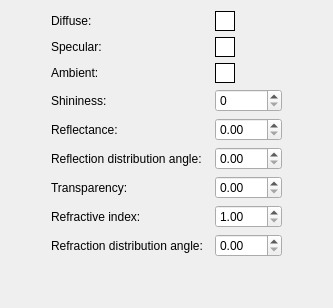
                  <widget class="QWidget" name="tab_5">
                   <attribute name="title">
                    <string>Tab 1</string>
                   </attribute>
                   <layout class="QVBoxLayout" name="verticalLayout_9">
                    <item>
                     <layout class="QGridLayout" name="gridLayout">
                      <property name="horizontalSpacing">
                       <number>12</number>
                      </property>
                      <item row="4" column="1">
                       <widget class="QLabel" name="label_21">
                        <property name="sizePolicy">
                         <sizepolicy hsizetype="Maximum" vsizetype="Preferred">
                          <horstretch>0</horstretch>
                          <verstretch>0</verstretch>
                         </sizepolicy>
                        </property>
                        <property name="text">
                         <string>Reflectance:</string>
                        </property>
                       </widget>
                      </item>
                      <item row="1" column="1">
                       <widget class="QLabel" name="label_18">
                        <property name="sizePolicy">
                         <sizepolicy hsizetype="Maximum" vsizetype="Preferred">
                          <horstretch>0</horstretch>
                          <verstretch>0</verstretch>
                         </sizepolicy>
                        </property>
                        <property name="text">
                         <string>Specular:</string>
                        </property>
                       </widget>
                      </item>
                      <item row="5" column="1">
                       <widget class="QLabel" name="label_22">
                        <property name="sizePolicy">
                         <sizepolicy hsizetype="Maximum" vsizetype="Preferred">
                          <horstretch>0</horstretch>
                          <verstretch>0</verstretch>
                         </sizepolicy>
                        </property>
                        <property name="text">
                         <string>Reflection distribution angle:</string>
                        </property>
                       </widget>
                      </item>
                      <item row="7" column="1">
                       <widget class="QLabel" name="label_24">
                        <property name="sizePolicy">
                         <sizepolicy hsizetype="Maximum" vsizetype="Preferred">
                          <horstretch>0</horstretch>
                          <verstretch>0</verstretch>
                         </sizepolicy>
                        </property>
                        <property name="text">
                         <string>Refractive index:</string>
                        </property>
                       </widget>
                      </item>
                      <item row="6" column="1">
                       <widget class="QLabel" name="label_23">
                        <property name="sizePolicy">
                         <sizepolicy hsizetype="Maximum" vsizetype="Preferred">
                          <horstretch>0</horstretch>
                          <verstretch>0</verstretch>
                         </sizepolicy>
                        </property>
                        <property name="text">
                         <string>Transparency:</string>
                        </property>
                       </widget>
                      </item>
                      <item row="0" column="1">
                       <widget class="QLabel" name="label_17">
                        <property name="sizePolicy">
                         <sizepolicy hsizetype="Maximum" vsizetype="Preferred">
                          <horstretch>0</horstretch>
                          <verstretch>0</verstretch>
                         </sizepolicy>
                        </property>
                        <property name="text">
                         <string>Diffuse:</string>
                        </property>
                       </widget>
                      </item>
                      <item row="0" column="2">
                       <widget class="QPushButton" name="btnMatColorDiffuse">
                        <property name="sizePolicy">
                         <sizepolicy hsizetype="Expanding" vsizetype="Fixed">
                          <horstretch>0</horstretch>
                          <verstretch>0</verstretch>
                         </sizepolicy>
                        </property>
                        <property name="minimumSize">
                         <size>
                          <width>20</width>
                          <height>20</height>
                         </size>
                        </property>
                        <property name="maximumSize">
                         <size>
                          <width>20</width>
                          <height>20</height>
                         </size>
                        </property>
                        <property name="styleSheet">
                         <string notr="true">border: 1px solid black; 
background-color: #FFFFFF</string>
                        </property>
                        <property name="text">
                         <string/>
                        </property>
                       </widget>
                      </item>
                      <item row="3" column="1">
                       <widget class="QLabel" name="label_20">
                        <property name="sizePolicy">
                         <sizepolicy hsizetype="Maximum" vsizetype="Preferred">
                          <horstretch>0</horstretch>
                          <verstretch>0</verstretch>
                         </sizepolicy>
                        </property>
                        <property name="text">
                         <string>Shininess:</string>
                        </property>
                       </widget>
                      </item>
                      <item row="7" column="2">
                       <widget class="QDoubleSpinBox" name="sbMatRefIndex">
                        <property name="sizePolicy">
                         <sizepolicy hsizetype="Expanding" vsizetype="Fixed">
                          <horstretch>0</horstretch>
                          <verstretch>0</verstretch>
                         </sizepolicy>
                        </property>
                        <property name="minimum">
                         <double>1.000000000000000</double>
                        </property>
                        <property name="maximum">
                         <double>3.000000000000000</double>
                        </property>
                        <property name="singleStep">
                         <double>0.100000000000000</double>
                        </property>
                       </widget>
                      </item>
                      <item row="8" column="1">
                       <widget class="QLabel" name="label_25">
                        <property name="sizePolicy">
                         <sizepolicy hsizetype="Maximum" vsizetype="Preferred">
                          <horstretch>0</horstretch>
                          <verstretch>0</verstretch>
                         </sizepolicy>
                        </property>
                        <property name="text">
                         <string>Refraction distribution angle:</string>
                        </property>
                       </widget>
                      </item>
                      <item row="2" column="1">
                       <widget class="QLabel" name="label_19">
                        <property name="sizePolicy">
                         <sizepolicy hsizetype="Maximum" vsizetype="Preferred">
                          <horstretch>0</horstretch>
                          <verstretch>0</verstretch>
                         </sizepolicy>
                        </property>
                        <property name="text">
                         <string>Ambient:</string>
                        </property>
                       </widget>
                      </item>
                      <item row="1" column="2">
                       <widget class="QPushButton" name="btnMatColorSpecular">
                        <property name="sizePolicy">
                         <sizepolicy hsizetype="Expanding" vsizetype="Fixed">
                          <horstretch>0</horstretch>
                          <verstretch>0</verstretch>
                         </sizepolicy>
                        </property>
                        <property name="minimumSize">
                         <size>
                          <width>20</width>
                          <height>20</height>
                         </size>
                        </property>
                        <property name="maximumSize">
                         <size>
                          <width>20</width>
                          <height>20</height>
                         </size>
                        </property>
                        <property name="styleSheet">
                         <string notr="true">border: 1px solid black; 
background-color: #FFFFFF</string>
                        </property>
                        <property name="text">
                         <string/>
                        </property>
                       </widget>
                      </item>
                      <item row="2" column="2">
                       <widget class="QPushButton" name="btnMatColorAmbient">
                        <property name="sizePolicy">
                         <sizepolicy hsizetype="Expanding" vsizetype="Fixed">
                          <horstretch>0</horstretch>
                          <verstretch>0</verstretch>
                         </sizepolicy>
                        </property>
                        <property name="minimumSize">
                         <size>
                          <width>20</width>
                          <height>20</height>
                         </size>
                        </property>
                        <property name="maximumSize">
                         <size>
                          <width>20</width>
                          <height>20</height>
                         </size>
                        </property>
                        <property name="styleSheet">
                         <string notr="true">border: 1px solid black; 
background-color: #FFFFFF</string>
                        </property>
                        <property name="text">
                         <string/>
                        </property>
                       </widget>
                      </item>
                      <item row="3" column="2">
                       <widget class="QSpinBox" name="sbMatShininess">
                        <property name="sizePolicy">
                         <sizepolicy hsizetype="Expanding" vsizetype="Fixed">
                          <horstretch>0</horstretch>
                          <verstretch>0</verstretch>
                         </sizepolicy>
                        </property>
                        <property name="maximum">
                         <number>99999999</number>
                        </property>
                       </widget>
                      </item>
                      <item row="5" column="2">
                       <widget class="QDoubleSpinBox" name="sbMatReflectDistAngle">
                        <property name="sizePolicy">
                         <sizepolicy hsizetype="Expanding" vsizetype="Fixed">
                          <horstretch>0</horstretch>
                          <verstretch>0</verstretch>
                         </sizepolicy>
                        </property>
                        <property name="maximum">
                         <double>179.990000000000009</double>
                        </property>
                        <property name="singleStep">
                         <double>10.000000000000000</double>
                        </property>
                       </widget>
                      </item>
                      <item row="4" column="2">
                       <widget class="QDoubleSpinBox" name="sbMatReflectance">
                        <property name="sizePolicy">
                         <sizepolicy hsizetype="Expanding" vsizetype="Fixed">
                          <horstretch>0</horstretch>
                          <verstretch>0</verstretch>
                         </sizepolicy>
                        </property>
                        <property name="maximum">
                         <double>1.000000000000000</double>
                        </property>
                        <property name="singleStep">
                         <double>0.100000000000000</double>
                        </property>
                       </widget>
                      </item>
                      <item row="6" column="2">
                       <widget class="QDoubleSpinBox" name="sbMatTransparency">
                        <property name="sizePolicy">
                         <sizepolicy hsizetype="Expanding" vsizetype="Fixed">
                          <horstretch>0</horstretch>
                          <verstretch>0</verstretch>
                         </sizepolicy>
                        </property>
                        <property name="maximum">
                         <double>1.000000000000000</double>
                        </property>
                        <property name="singleStep">
                         <double>0.100000000000000</double>
                        </property>
                       </widget>
                      </item>
                      <item row="8" column="2">
                       <widget class="QDoubleSpinBox" name="sbMatRefractDistAngle">
                        <property name="sizePolicy">
                         <sizepolicy hsizetype="Expanding" vsizetype="Fixed">
                          <horstretch>0</horstretch>
                          <verstretch>0</verstretch>
                         </sizepolicy>
                        </property>
                        <property name="maximum">
                         <double>179.990000000000009</double>
                        </property>
                        <property name="singleStep">
                         <double>10.000000000000000</double>
                        </property>
                       </widget>
                      </item>
                      <item row="4" column="0">
                       <spacer name="horizontalSpacer_6">
                        <property name="orientation">
                         <enum>Qt::Horizontal</enum>
                        </property>
                        <property name="sizeHint" stdset="0">
                         <size>
                          <width>40</width>
                          <height>20</height>
                         </size>
                        </property>
                       </spacer>
                      </item>
                      <item row="4" column="3">
                       <spacer name="horizontalSpacer_7">
                        <property name="orientation">
                         <enum>Qt::Horizontal</enum>
                        </property>
                        <property name="sizeHint" stdset="0">
                         <size>
                          <width>40</width>
                          <height>20</height>
                         </size>
                        </property>
                       </spacer>
                      </item>
                     </layout>
                    </item>
                    <item>
                     <spacer name="verticalSpacer_4">
                      <property name="orientation">
                       <enum>Qt::Vertical</enum>
                      </property>
                      <property name="sizeHint" stdset="0">
                       <size>
                        <width>20</width>
                        <height>40</height>
                       </size>
                      </property>
                     </spacer>
                    </item>
                   </layout>
                  </widget>
